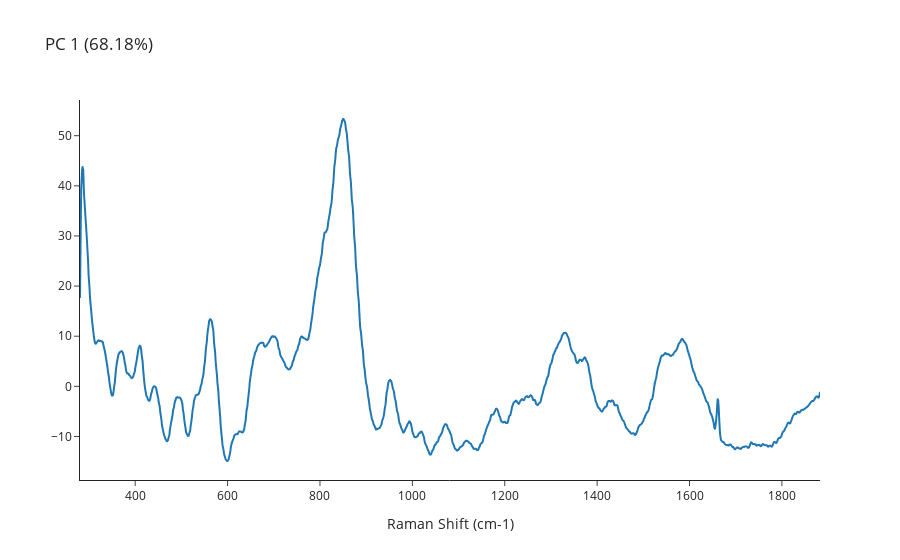
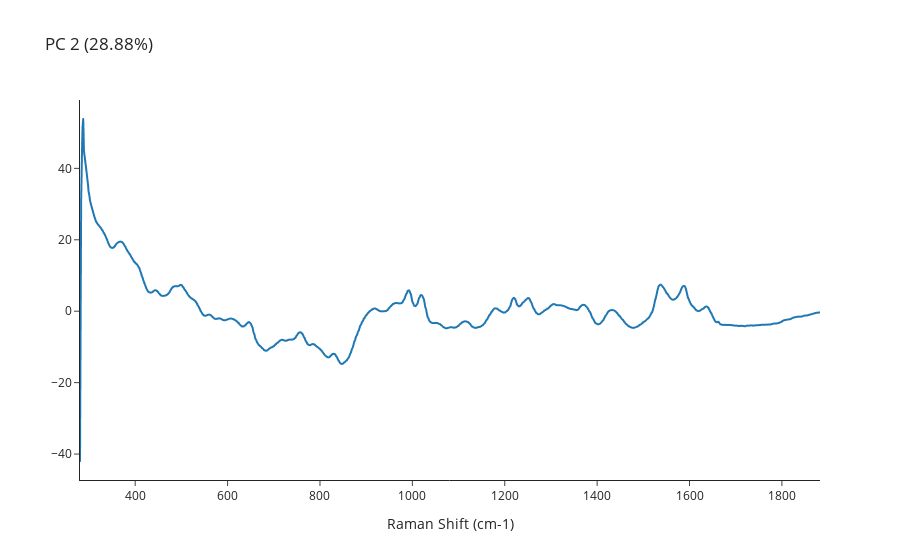
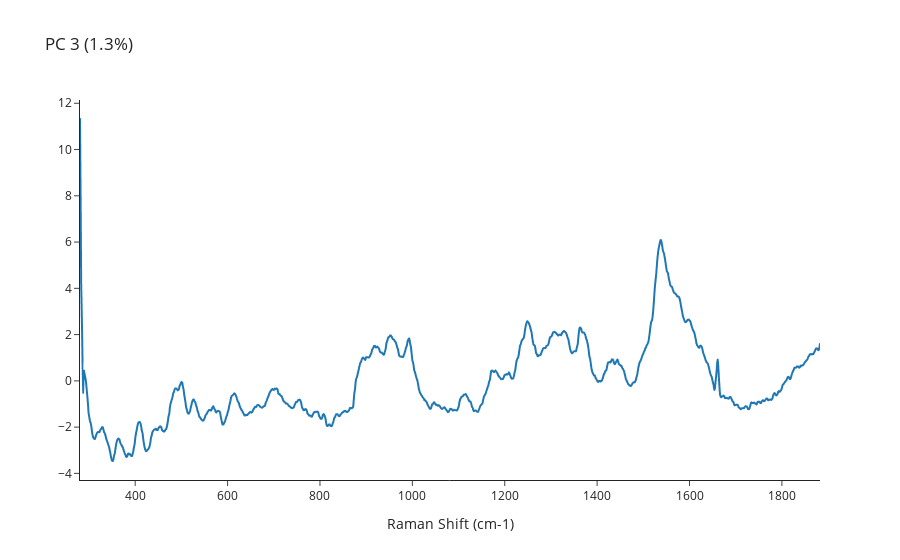

Notebook code cell kept with these figures, in order:
### Code cell
ls=var.loadings('1','2', '3')
for l in ls:
    l.show()

### Figure 1 — Plotly figure (JSON) as saved in the notebook; plotly's stock layout.template omitted (floating-point values rounded to 4 significant figures; data arrays with more than 128 entries replaced by an {"elided": "..."} marker saying what was removed)
{"data": [{"hovertemplate": "Raman Shift (cm-1)=%{x}<br>=%{y}<extra></extra>", "legendgroup": "", "line": {"color": "#1F77B4", "dash": "solid"}, "marker": {"symbol": "circle"}, "mode": "lines", "name": "", "showlegend": false, "type": "scattergl", "x": {"elided": "1294 float values"}, "xaxis": "x", "y": {"elided": "1294 float values"}, "yaxis": "y"}], "layout": {"legend": {"tracegroupgap": 0}, "title": {"text": "PC 1 (68.18%)"}, "xaxis": {"anchor": "y", "domain": [0, 1], "title": {"text": "Raman Shift (cm-1)"}}, "yaxis": {"anchor": "x", "domain": [0, 1], "title": {"text": ""}}}}

### Figure 2 — Plotly figure (JSON) as saved in the notebook; plotly's stock layout.template omitted (floating-point values rounded to 4 significant figures; data arrays with more than 128 entries replaced by an {"elided": "..."} marker saying what was removed)
{"data": [{"hovertemplate": "Raman Shift (cm-1)=%{x}<br>=%{y}<extra></extra>", "legendgroup": "", "line": {"color": "#1F77B4", "dash": "solid"}, "marker": {"symbol": "circle"}, "mode": "lines", "name": "", "showlegend": false, "type": "scattergl", "x": {"elided": "1294 float values"}, "xaxis": "x", "y": {"elided": "1294 float values"}, "yaxis": "y"}], "layout": {"legend": {"tracegroupgap": 0}, "title": {"text": "PC 2 (28.88%)"}, "xaxis": {"anchor": "y", "domain": [0, 1], "title": {"text": "Raman Shift (cm-1)"}}, "yaxis": {"anchor": "x", "domain": [0, 1], "title": {"text": ""}}}}

### Figure 3 — Plotly figure (JSON) as saved in the notebook; plotly's stock layout.template omitted (floating-point values rounded to 4 significant figures; data arrays with more than 128 entries replaced by an {"elided": "..."} marker saying what was removed)
{"data": [{"hovertemplate": "Raman Shift (cm-1)=%{x}<br>=%{y}<extra></extra>", "legendgroup": "", "line": {"color": "#1F77B4", "dash": "solid"}, "marker": {"symbol": "circle"}, "mode": "lines", "name": "", "showlegend": false, "type": "scattergl", "x": {"elided": "1294 float values"}, "xaxis": "x", "y": {"elided": "1294 float values"}, "yaxis": "y"}], "layout": {"legend": {"tracegroupgap": 0}, "title": {"text": "PC 3 (1.3%)"}, "xaxis": {"anchor": "y", "domain": [0, 1], "title": {"text": "Raman Shift (cm-1)"}}, "yaxis": {"anchor": "x", "domain": [0, 1], "title": {"text": ""}}}}
